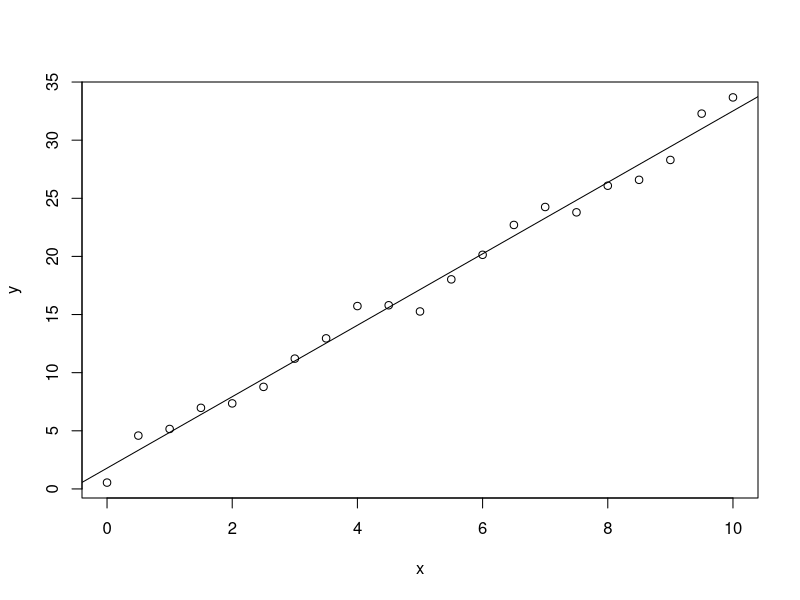
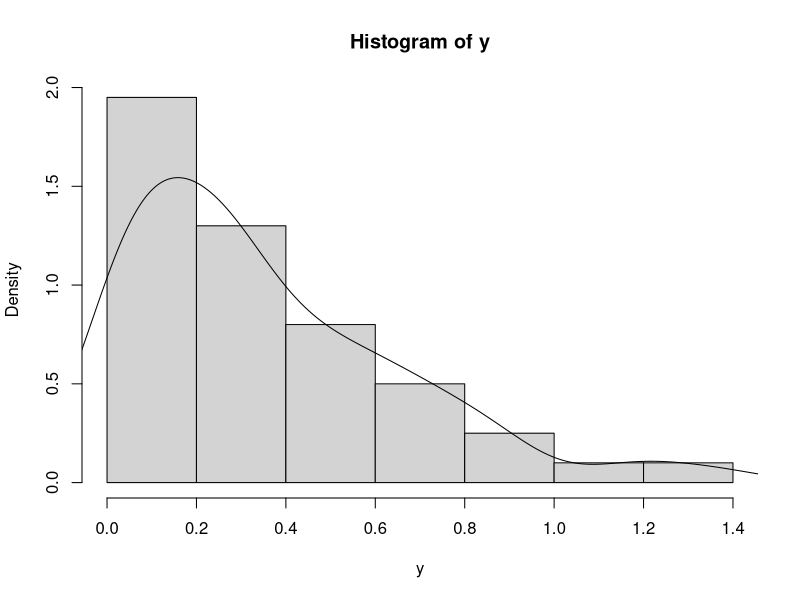
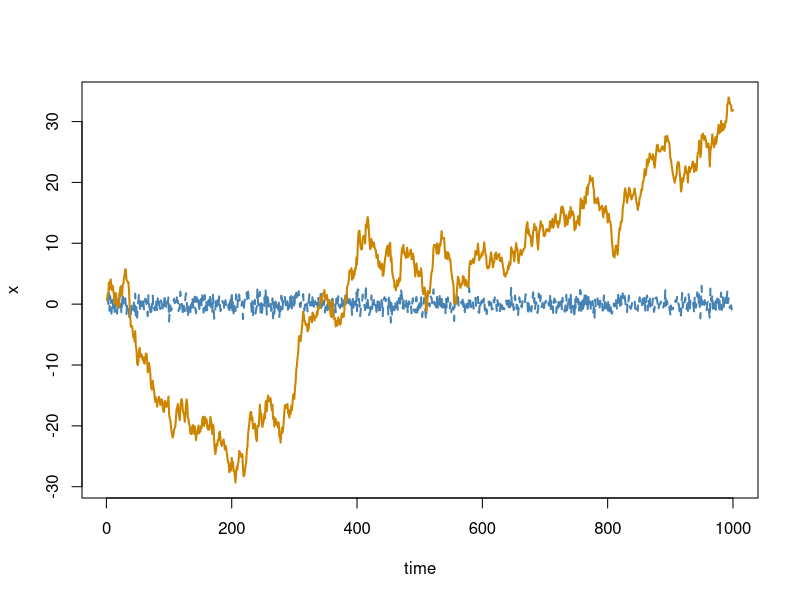

These charts were generated, in order, by the following R code:
#2
x <- c(2,5,8,12,16)
y <- 5:9
z <- x-y

#3
x <- seq(from=2,by=3,length.out=100)
x1 <- x[c(5,10,15,20)]
x2 <- x[seq(from=5,to=20,by=5)]
x3 <- matrix(x,ncol=4,byrow=25)
#x4 <- matrix(x,ncol=4)
x5 <- x3[,c(2,3)]

#4
setwd("c:/Users/wangsaja/Desktop/2019/module2")
data1 <- read.delim("sample_file.txt") 
data1[11,]
#head(data1)
mean(data1$Length)
y <- data1$Length[data1$Length < 65]

#5
x <- seq(from = 0, to = 10, by = 0.5)
y <- 2 + 3 * x + rnorm(21)
plot(y ~ x)
lm(y ~ x)
abline(lm(y ~ x))
##
#5
y <- rgamma(100,shape=1,rate=3)
mean(y)
hist(y, freq = FALSE)
lines(density(y))

#7
x=rnorm(1)
for (t in 2:10^3) x=c(x,0.09*x[t-1] + rnorm(1))

plot(x,type="l",xlab="time",ylab="x",lwd=2,lty=2,
        col="steelblue",ylim=range(cumsum(x)))
lines(cumsum(x),lwd=2,col="orange3")



